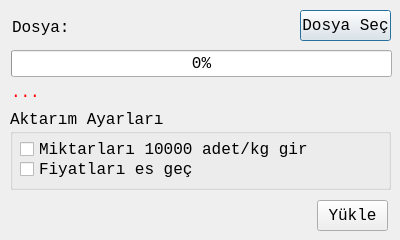
<?xml version="1.0" encoding="UTF-8"?>
<ui version="4.0">
 <class>TopluStokYukleDialog</class>
 <widget class="QDialog" name="TopluStokYukleDialog">
  <property name="geometry">
   <rect>
    <x>0</x>
    <y>0</y>
    <width>400</width>
    <height>240</height>
   </rect>
  </property>
  <property name="minimumSize">
   <size>
    <width>400</width>
    <height>240</height>
   </size>
  </property>
  <property name="maximumSize">
   <size>
    <width>400</width>
    <height>240</height>
   </size>
  </property>
  <property name="font">
   <font>
    <family>Monospace</family>
    <pointsize>12</pointsize>
   </font>
  </property>
  <property name="windowTitle">
   <string>Toplu Stok Kartı Yükle</string>
  </property>
  <widget class="QProgressBar" name="progressBar">
   <property name="geometry">
    <rect>
     <x>11</x>
     <y>50</y>
     <width>381</width>
     <height>27</height>
    </rect>
   </property>
   <property name="value">
    <number>0</number>
   </property>
  </widget>
  <widget class="QPushButton" name="SecpushButton">
   <property name="geometry">
    <rect>
     <x>300</x>
     <y>10</y>
     <width>91</width>
     <height>31</height>
    </rect>
   </property>
   <property name="text">
    <string>Dosya Seç</string>
   </property>
  </widget>
  <widget class="QLabel" name="Bilgilabel">
   <property name="geometry">
    <rect>
     <x>11</x>
     <y>83</y>
     <width>381</width>
     <height>19</height>
    </rect>
   </property>
   <property name="styleSheet">
    <string notr="true">color: rgb(255, 0, 0);</string>
   </property>
   <property name="text">
    <string>...</string>
   </property>
  </widget>
  <widget class="QLabel" name="label_2">
   <property name="geometry">
    <rect>
     <x>12</x>
     <y>12</y>
     <width>58</width>
     <height>31</height>
    </rect>
   </property>
   <property name="text">
    <string>Dosya:</string>
   </property>
  </widget>
  <widget class="QLabel" name="DosyaAdilabel">
   <property name="geometry">
    <rect>
     <x>70</x>
     <y>12</y>
     <width>221</width>
     <height>31</height>
    </rect>
   </property>
   <property name="font">
    <font>
     <family>Monospace</family>
     <pointsize>10</pointsize>
    </font>
   </property>
   <property name="text">
    <string/>
   </property>
  </widget>
  <widget class="QPushButton" name="YuklepushButton">
   <property name="geometry">
    <rect>
     <x>317</x>
     <y>200</y>
     <width>71</width>
     <height>31</height>
    </rect>
   </property>
   <property name="text">
    <string>Yükle</string>
   </property>
  </widget>
  <widget class="QGroupBox" name="groupBox">
   <property name="geometry">
    <rect>
     <x>10</x>
     <y>109</y>
     <width>381</width>
     <height>81</height>
    </rect>
   </property>
   <property name="title">
    <string>Aktarım Ayarları</string>
   </property>
   <widget class="QCheckBox" name="fiyatcheckBox">
    <property name="geometry">
     <rect>
      <x>10</x>
      <y>50</y>
      <width>361</width>
      <height>21</height>
     </rect>
    </property>
    <property name="text">
     <string>Fiyatları es geç</string>
    </property>
   </widget>
   <widget class="QCheckBox" name="miktarcheckBox">
    <property name="geometry">
     <rect>
      <x>10</x>
      <y>30</y>
      <width>361</width>
      <height>21</height>
     </rect>
    </property>
    <property name="text">
     <string>Miktarları 10000 adet/kg gir</string>
    </property>
   </widget>
  </widget>
 </widget>
 <resources/>
 <connections/>
</ui>
